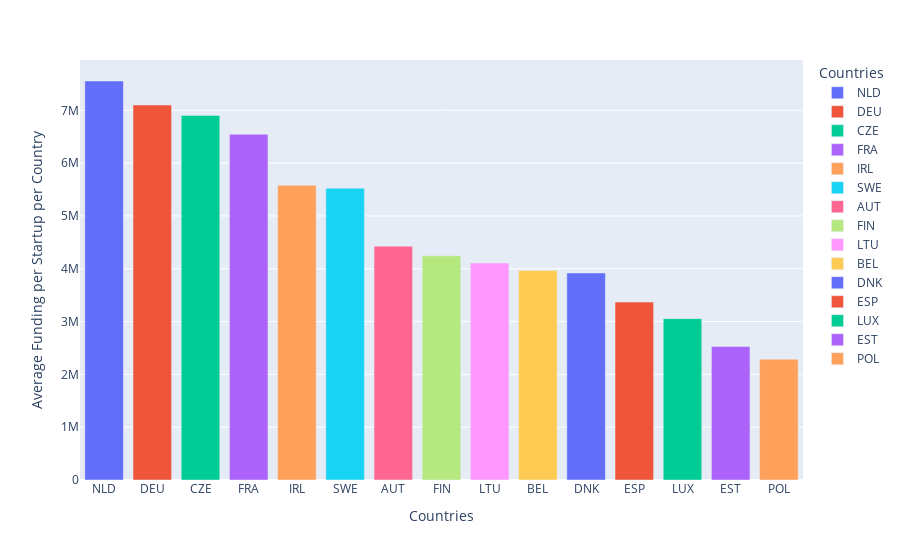

Write notebook code for a chart like this one.
### Code cell
fig4 = px.bar(group_eu_countries_funding[:15], x='country_code', y='avg_funding_country',
            color='country_code',
             labels={'country_code': 'Countries', 'avg_funding_country':'Average Funding per Startup per Country'}, height=400)
fig4.show()

### Figure 1 — Plotly figure (JSON) as saved in the notebook; plotly's stock layout.template omitted (floating-point values rounded to 4 significant figures)
{"data": [{"alignmentgroup": "True", "hovertemplate": "Countries=%{x}<br>Average Funding per Startup per Country=%{y}<extra></extra>", "legendgroup": "NLD", "marker": {"color": "#636efa", "pattern": {"shape": ""}}, "name": "NLD", "offsetgroup": "NLD", "orientation": "v", "showlegend": true, "textposition": "auto", "type": "bar", "x": ["NLD"], "xaxis": "x", "y": [7555233], "yaxis": "y"}, {"alignmentgroup": "True", "hovertemplate": "Countries=%{x}<br>Average Funding per Startup per Country=%{y}<extra></extra>", "legendgroup": "DEU", "marker": {"color": "#EF553B", "pattern": {"shape": ""}}, "name": "DEU", "offsetgroup": "DEU", "orientation": "v", "showlegend": true, "textposition": "auto", "type": "bar", "x": ["DEU"], "xaxis": "x", "y": [7101403], "yaxis": "y"}, {"alignmentgroup": "True", "hovertemplate": "Countries=%{x}<br>Average Funding per Startup per Country=%{y}<extra></extra>", "legendgroup": "CZE", "marker": {"color": "#00cc96", "pattern": {"shape": ""}}, "name": "CZE", "offsetgroup": "CZE", "orientation": "v", "showlegend": true, "textposition": "auto", "type": "bar", "x": ["CZE"], "xaxis": "x", "y": [6903606], "yaxis": "y"}, {"alignmentgroup": "True", "hovertemplate": "Countries=%{x}<br>Average Funding per Startup per Country=%{y}<extra></extra>", "legendgroup": "FRA", "marker": {"color": "#ab63fa", "pattern": {"shape": ""}}, "name": "FRA", "offsetgroup": "FRA", "orientation": "v", "showlegend": true, "textposition": "auto", "type": "bar", "x": ["FRA"], "xaxis": "x", "y": [6546403], "yaxis": "y"}, {"alignmentgroup": "True", "hovertemplate": "Countries=%{x}<br>Average Funding per Startup per Country=%{y}<extra></extra>", "legendgroup": "IRL", "marker": {"color": "#FFA15A", "pattern": {"shape": ""}}, "name": "IRL", "offsetgroup": "IRL", "orientation": "v", "showlegend": true, "textposition": "auto", "type": "bar", "x": ["IRL"], "xaxis": "x", "y": [5581357], "yaxis": "y"}, {"alignmentgroup": "True", "hovertemplate": "Countries=%{x}<br>Average Funding per Startup per Country=%{y}<extra></extra>", "legendgroup": "SWE", "marker": {"color": "#19d3f3", "pattern": {"shape": ""}}, "name": "SWE", "offsetgroup": "SWE", "orientation": "v", "showlegend": true, "textposition": "auto", "type": "bar", "x": ["SWE"], "xaxis": "x", "y": [5525545], "yaxis": "y"}, {"alignmentgroup": "True", "hovertemplate": "Countries=%{x}<br>Average Funding per Startup per Country=%{y}<extra></extra>", "legendgroup": "AUT", "marker": {"color": "#FF6692", "pattern": {"shape": ""}}, "name": "AUT", "offsetgroup": "AUT", "orientation": "v", "showlegend": true, "textposition": "auto", "type": "bar", "x": ["AUT"], "xaxis": "x", "y": [4427070], "yaxis": "y"}, {"alignmentgroup": "True", "hovertemplate": "Countries=%{x}<br>Average Funding per Startup per Country=%{y}<extra></extra>", "legendgroup": "FIN", "marker": {"color": "#B6E880", "pattern": {"shape": ""}}, "name": "FIN", "offsetgroup": "FIN", "orientation": "v", "showlegend": true, "textposition": "auto", "type": "bar", "x": ["FIN"], "xaxis": "x", "y": [4245239], "yaxis": "y"}, {"alignmentgroup": "True", "hovertemplate": "Countries=%{x}<br>Average Funding per Startup per Country=%{y}<extra></extra>", "legendgroup": "LTU", "marker": {"color": "#FF97FF", "pattern": {"shape": ""}}, "name": "LTU", "offsetgroup": "LTU", "orientation": "v", "showlegend": true, "textposition": "auto", "type": "bar", "x": ["LTU"], "xaxis": "x", "y": [4109934], "yaxis": "y"}, {"alignmentgroup": "True", "hovertemplate": "Countries=%{x}<br>Average Funding per Startup per Country=%{y}<extra></extra>", "legendgroup": "BEL", "marker": {"color": "#FECB52", "pattern": {"shape": ""}}, "name": "BEL", "offsetgroup": "BEL", "orientation": "v", "showlegend": true, "textposition": "auto", "type": "bar", "x": ["BEL"], "xaxis": "x", "y": [3965834], "yaxis": "y"}, {"alignmentgroup": "True", "hovertemplate": "Countries=%{x}<br>Average Funding per Startup per Country=%{y}<extra></extra>", "legendgroup": "DNK", "marker": {"color": "#636efa", "pattern": {"shape": ""}}, "name": "DNK", "offsetgroup": "DNK", "orientation": "v", "showlegend": true, "textposition": "auto", "type": "bar", "x": ["DNK"], "xaxis": "x", "y": [3919935], "yaxis": "y"}, {"alignmentgroup": "True", "hovertemplate": "Countries=%{x}<br>Average Funding per Startup per Country=%{y}<extra></extra>", "legendgroup": "ESP", "marker": {"color": "#EF553B", "pattern": {"shape": ""}}, "name": "ESP", "offsetgroup": "ESP", "orientation": "v", "showlegend": true, "textposition": "auto", "type": "bar", "x": ["ESP"], "xaxis": "x", "y": [3369511], "yaxis": "y"}, {"alignmentgroup": "True", "hovertemplate": "Countries=%{x}<br>Average Funding per Startup per Country=%{y}<extra></extra>", "legendgroup": "LUX", "marker": {"color": "#00cc96", "pattern": {"shape": ""}}, "name": "LUX", "offsetgroup": "LUX", "orientation": "v", "showlegend": true, "textposition": "auto", "type": "bar", "x": ["LUX"], "xaxis": "x", "y": [3055164], "yaxis": "y"}, {"alignmentgroup": "True", "hovertemplate": "Countries=%{x}<br>Average Funding per Startup per Country=%{y}<extra></extra>", "legendgroup": "EST", "marker": {"color": "#ab63fa", "pattern": {"shape": ""}}, "name": "EST", "offsetgroup": "EST", "orientation": "v", "showlegend": true, "textposition": "auto", "type": "bar", "x": ["EST"], "xaxis": "x", "y": [2526635], "yaxis": "y"}, {"alignmentgroup": "True", "hovertemplate": "Countries=%{x}<br>Average Funding per Startup per Country=%{y}<extra></extra>", "legendgroup": "POL", "marker": {"color": "#FFA15A", "pattern": {"shape": ""}}, "name": "POL", "offsetgroup": "POL", "orientation": "v", "showlegend": true, "textposition": "auto", "type": "bar", "x": ["POL"], "xaxis": "x", "y": [2286953], "yaxis": "y"}], "layout": {"autosize": true, "barmode": "relative", "legend": {"title": {"text": "Countries"}, "tracegroupgap": 0}, "margin": {"t": 60}, "xaxis": {"anchor": "y", "autorange": true, "categoryarray": ["NLD", "DEU", "CZE", "FRA", "IRL", "SWE", "AUT", "FIN", "LTU", "BEL", "DNK", "ESP", "LUX", "EST", "POL"], "categoryorder": "array", "domain": [0, 1], "range": [-0.5, 14.5], "title": {"text": "Countries"}, "type": "category"}, "yaxis": {"anchor": "x", "autorange": true, "domain": [0, 1], "range": [0, 7953000.0], "title": {"text": "Average Funding per Startup per Country"}, "type": "linear"}}}
